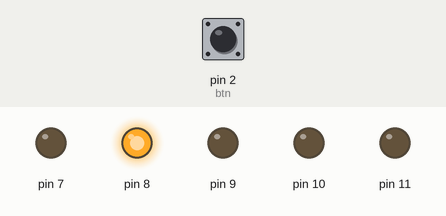
This sketch was run on a simulated Arduino Uno, built with avr-gcc and run on an emulated ATmega328P. Parts: output pins drawn as LEDs (lit = HIGH). The inputs (shaded band) are chosen by the test bench; at power-on: pin 2 (btn) HIGH.

Above: at 1.2 s.
1.3 s: pin 2 (btn) pulled LOW for 0.15 s
At 2.8 s:
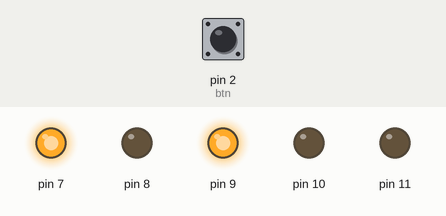
4.4 s: pin 2 (btn) pulled LOW for 1 s
At 6.6 s:
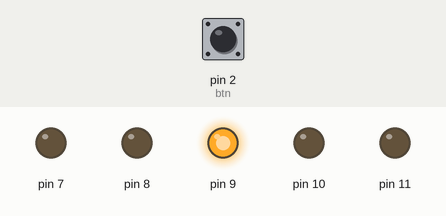
8.4 s: pin 2 (btn) pulled LOW for 3.2 s
At 9.8 s:
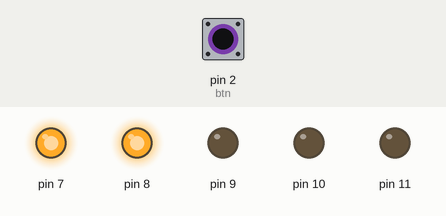
Timing chart, 0 to 20.6 s (numbered marks = the images above; inputs shaded):
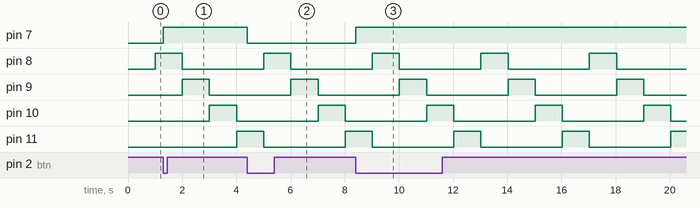

Measured:
- after the input at 1.3 s, pin 7: LOW → HIGH at once
- after the input at 4.4 s, pin 7: HIGH → LOW at once
- after the input at 8.4 s, pin 7: LOW → HIGH at once
- by itself, pin 8–11: alternates HIGH for 1.0 s and LOW for 3.0 s

The sketch:

btn05.ino
```cpp
#include <Led.h>
# include "Button.h"

Button btn(2);
Led led(7);

Led leds[4] = {
  Led(8), Led(9), Led(10), Led(11)
};

int out_no = -1;

unsigned long old_time = 0;

void setup() {
  btn.setCallback(toggle);
  old_time = millis(); // 기동 순간의 시간
}

void loop() {
  btn.check();

  unsigned long current_time = millis(); // 현재 시간 측정
  if(current_time - old_time >= 1000) { // 지난 시간이 1초가 넘으면
    move_led();
    old_time = current_time; // old_time을 갱신
  }

  //move_led();
  //delay(1000);
}

void toggle() {
  led.toggle();
}

void move_led() {
  out_no = (++out_no) % 4;

  for(int n = 0; n < 4; n++) {
    leds[n].setValue(n == out_no);
  }
}
```
